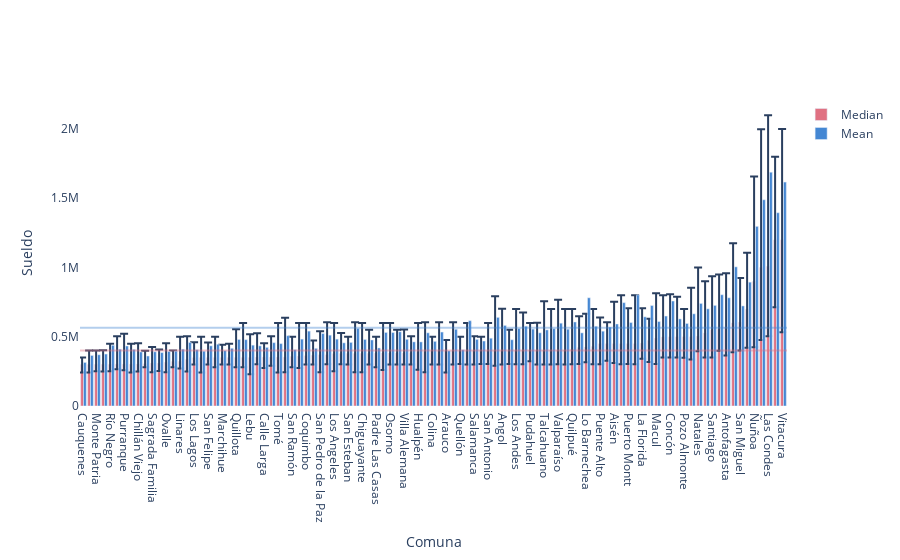

Notebook code cell kept with this figure:
### Code cell
feature = "comuna"
name = "Comuna"
fig = dplot.marginal_dependency_plot(datos, target, feature, categorical_feature=True, lower_q=0.25, upper_q=0.75, 
                                     yaxis_title='Sueldo', xaxis_title=name)

py.plot(fig, filename=f"mean_median_sueldo_{feature}", auto_open=True)
fig.show()
